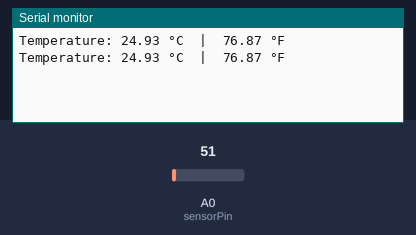
This sketch was run on a simulated Arduino Uno, built with avr-gcc and run on an emulated ATmega328P. Parts: the last lines printed to the serial monitor. The inputs (shaded band) are chosen by the test bench; at power-on: A0 (sensorPin) = 51.

Above: at 1.8 s.
1.9 s: A0 (sensorPin) set to 61
At 2.8 s:
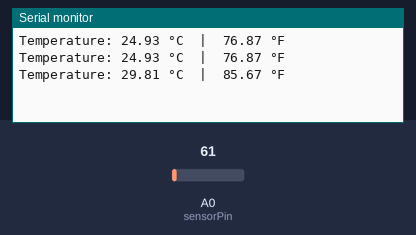
3.4 s: A0 (sensorPin) set to 71
At 4.6 s:
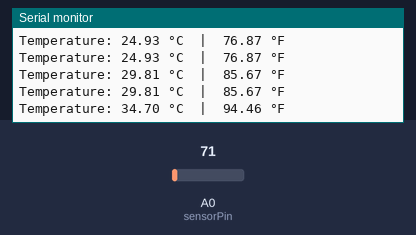
Timing chart, 0 to 6.4 s (numbered marks = the images above; inputs shaded):
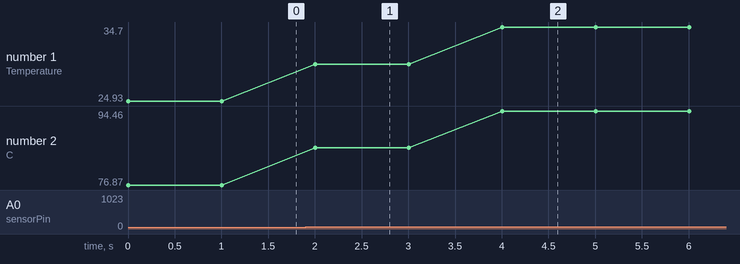

Measured:
- after the input at 1.9 s, the serial monitor: prints a new line after 0.10 s (image 1)
- after the input at 3.4 s, the serial monitor: prints a new line after 0.61 s (image 2)
- plotted number 1: 24.93 → 29.81 after the input at 1.9 s, 29.81 → 34.7 after the input at 3.4 s
- plotted number 2: 76.87 → 85.67 after the input at 1.9 s, 85.67 → 94.46 after the input at 3.4 s

The sketch:

interfacing_temperature_sensor_with_arduino1.ino
```cpp
// Define LM35 sensor pin
const int sensorPin = A0;

void setup() {
  Serial.begin(9600); // Initialize serial communication
}

void loop() {
  int sensorValue = analogRead(sensorPin); // Read analog value from sensor

  // Convert analog value to voltage
  float voltage = sensorValue * (5.0 / 1023.0);

  // Convert voltage to temperature in Celsius (10mV per degree Celsius for LM35)
  float temperatureC = voltage * 100;

  // Convert temperature to Fahrenheit
  float temperatureF = (temperatureC * 9.0 / 5.0) + 32;

  // Display results
  Serial.print("Temperature: ");
  Serial.print(temperatureC);
  Serial.print(" °C  |  ");
  Serial.print(temperatureF);
  Serial.println(" °F");

  delay(1000); // Wait for 1 second before next reading
}
```
